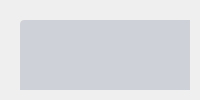
                     <widget class="QWidget" name="admin_page">
                      <property name="styleSheet">
                       <string notr="true"/>
                      </property>
                      <layout class="QVBoxLayout" name="verticalLayout">
                       <property name="spacing">
                        <number>10</number>
                       </property>
                       <property name="leftMargin">
                        <number>10</number>
                       </property>
                       <property name="topMargin">
                        <number>10</number>
                       </property>
                       <property name="rightMargin">
                        <number>10</number>
                       </property>
                       <property name="bottomMargin">
                        <number>10</number>
                       </property>
                       <item>
                        <widget class="QFrame" name="frame_1">
                         <property name="frameShape">
                          <enum>QFrame::NoFrame</enum>
                         </property>
                         <property name="frameShadow">
                          <enum>QFrame::Plain</enum>
                         </property>
                         <widget class="QFrame" name="admin_frame_all">
                          <property name="geometry">
                           <rect>
                            <x>0</x>
                            <y>0</y>
                            <width>1160</width>
                            <height>582</height>
                           </rect>
                          </property>
                          <property name="frameShape">
                           <enum>QFrame::NoFrame</enum>
                          </property>
                          <property name="frameShadow">
                           <enum>QFrame::Plain</enum>
                          </property>
                          <widget class="QFrame" name="result_frame_camera1">
                           <property name="geometry">
                            <rect>
                             <x>700</x>
                             <y>10</y>
                             <width>420</width>
                             <height>480</height>
                            </rect>
                           </property>
                           <property name="styleSheet">
                            <string notr="true">#result_frame_camera{background-color:rgba(0, 22, 72,35);border-radius:4px;}</string>
                           </property>
                           <property name="frameShape">
                            <enum>QFrame::NoFrame</enum>
                           </property>
                           <property name="frameShadow">
                            <enum>QFrame::Plain</enum>
                           </property>
                           <widget class="QLabel" name="label_camera_result1">
                            <property name="geometry">
                             <rect>
                              <x>0</x>
                              <y>0</y>
                              <width>421</width>
                              <height>50</height>
                             </rect>
                            </property>
                            <property name="lineWidth">
                             <number>1</number>
                            </property>
                            <property name="text">
                             <string>Waiting for an Object!...</string>
                            </property>
                            <property name="alignment">
                             <set>Qt::AlignLeading|Qt::AlignLeft|Qt::AlignVCenter</set>
                            </property>
                           </widget>
                           <widget class="QRadioButton" name="radioButton_cam_plastic1">
                            <property name="geometry">
                             <rect>
                              <x>0</x>
                              <y>100</y>
                              <width>300</width>
                              <height>50</height>
                             </rect>
                            </property>
                            <property name="text">
                             <string>Plastic</string>
                            </property>
                           </widget>
                           <widget class="QRadioButton" name="radioButton_cam_metal1">
                            <property name="geometry">
                             <rect>
                              <x>0</x>
                              <y>200</y>
                              <width>300</width>
                              <height>50</height>
                             </rect>
                            </property>
                            <property name="text">
                             <string>Metal</string>
                            </property>
                           </widget>
                           <widget class="QRadioButton" name="radioButton_cam_glass1">
                            <property name="geometry">
                             <rect>
                              <x>0</x>
                              <y>300</y>
                              <width>300</width>
                              <height>50</height>
                             </rect>
                            </property>
                            <property name="text">
                             <string>Glass</string>
                            </property>
                           </widget>
                           <widget class="QRadioButton" name="radioButton_cam_other1">
                            <property name="geometry">
                             <rect>
                              <x>0</x>
                              <y>400</y>
                              <width>300</width>
                              <height>50</height>
                             </rect>
                            </property>
                            <property name="text">
                             <string>Other</string>
                            </property>
                           </widget>
                          </widget>
                          <widget class="QFrame" name="image_frame_camera1">
                           <property name="geometry">
                            <rect>
                             <x>10</x>
                             <y>10</y>
                             <width>480</width>
                             <height>480</height>
                            </rect>
                           </property>
                           <property name="styleSheet">
                            <string notr="true">#image_frame_camera1 {background-color:rgba(0, 22, 72,35);border-radius:4px;}</string>
                           </property>
                           <property name="frameShape">
                            <enum>QFrame::NoFrame</enum>
                           </property>
                           <property name="frameShadow">
                            <enum>QFrame::Plain</enum>
                           </property>
                           <widget class="QLabel" name="label_camera_image1">
                            <property name="geometry">
                             <rect>
                              <x>0</x>
                              <y>0</y>
                              <width>480</width>
                              <height>480</height>
                             </rect>
                            </property>
                            <property name="scaledContents">
                             <bool>true</bool>
                            </property>
                            <property name="alignment">
                             <set>Qt::AlignCenter</set>
                            </property>
                           </widget>
                          </widget>
                         </widget>
                        </widget>
                       </item>
                      </layout>
                     </widget>
